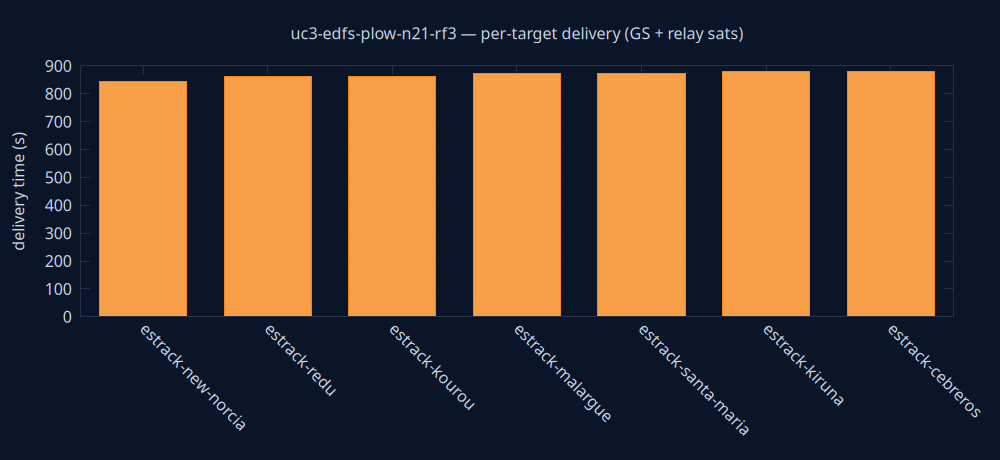

The gnuplot source for this figure:
set terminal pngcairo size 1000,460 background rgb '#0a1628'
set output 'delivery.png'
set style fill solid 0.8
set boxwidth 0.7 relative
set border lc rgb '#22304a'
set grid ytics lc rgb '#22304a'
set yrange [0:*]
set ylabel 'delivery time (s)' textcolor rgb '#cdd7ea'
set xtics rotate by -45 textcolor rgb '#cdd7ea'
set ytics textcolor rgb '#cdd7ea'
set title 'uc3-edfs-plow-n21-rf3 — per-target delivery (GS + relay sats)' textcolor rgb '#cdd7ea'
plot 'delivery.dat' using 0:2:3:xtic(1) with boxes lc rgb variable notitle
